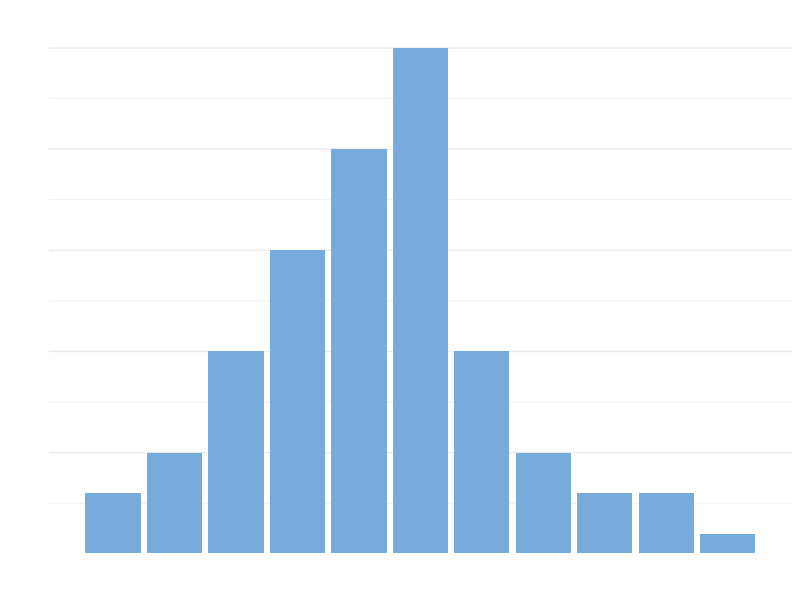
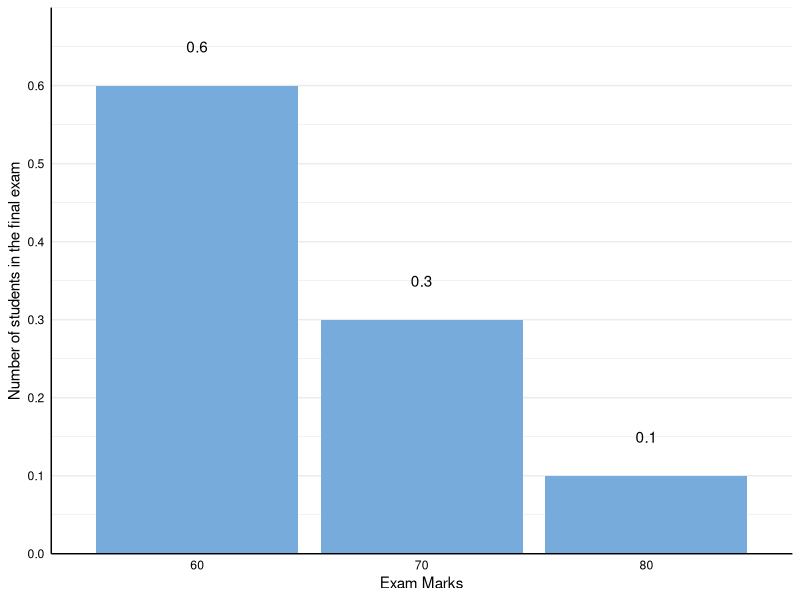
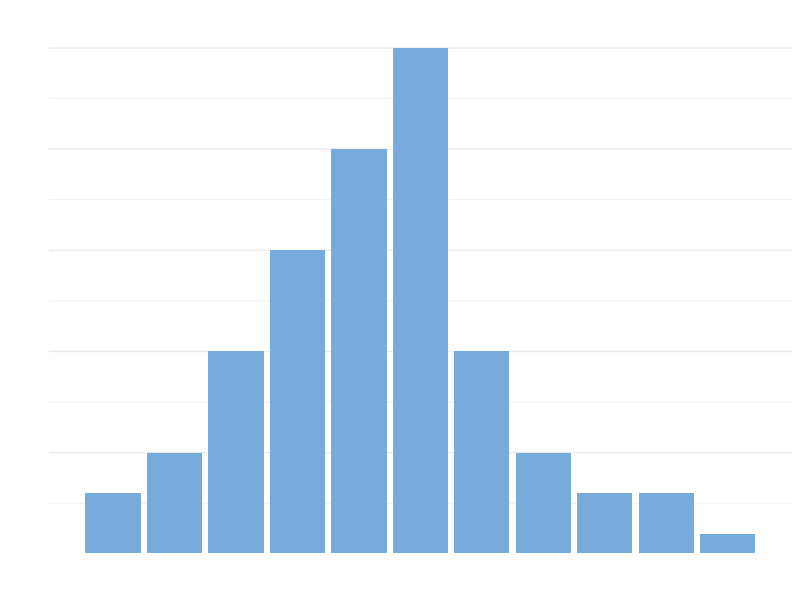
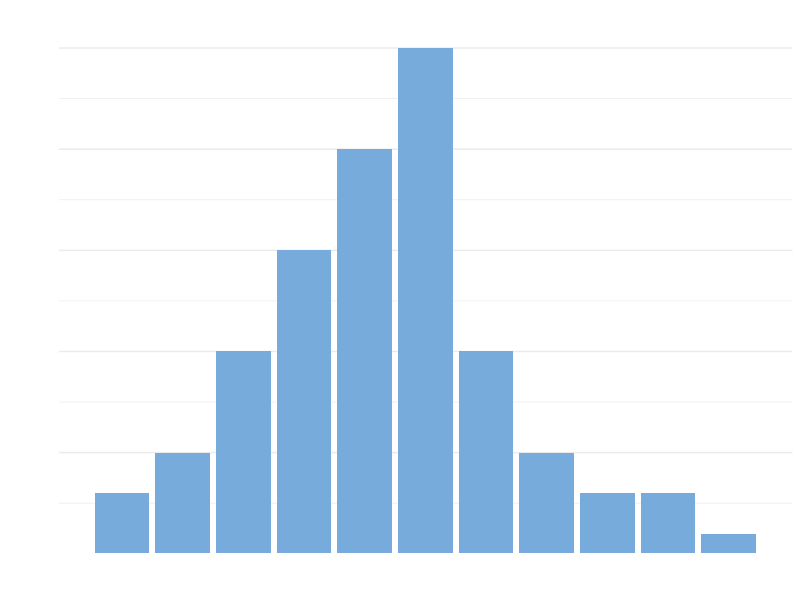
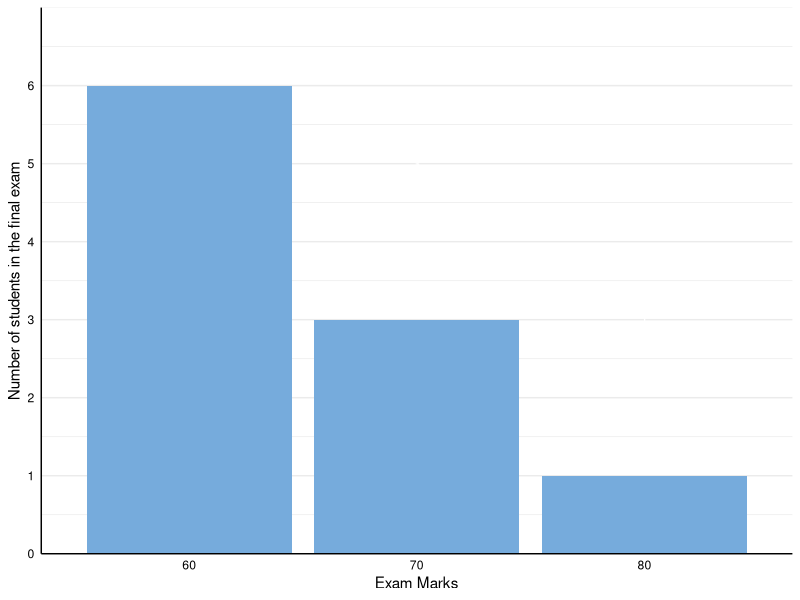
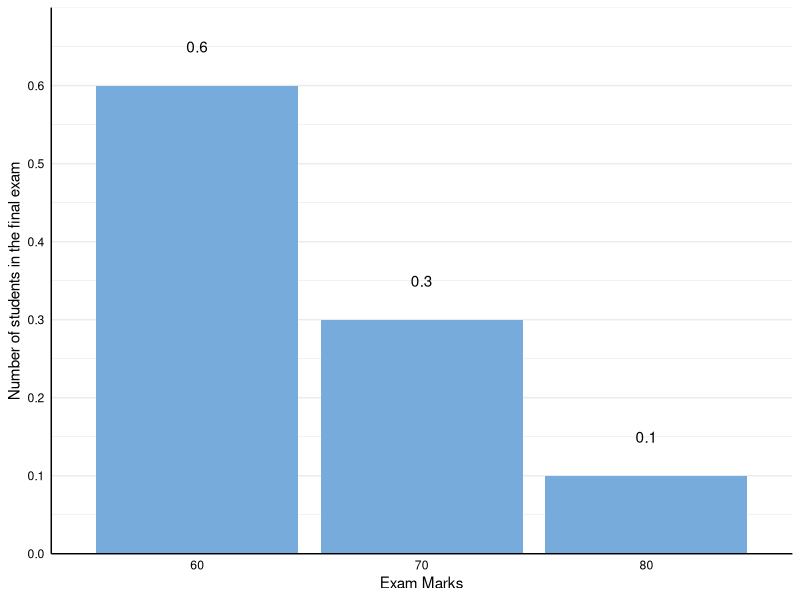

The R source for these figures, in order:
## ---- chunk 1
library(tidyverse)
## ---- chunk 2
expectation_dat <- 
  data.frame(
    x = c(0, 1, 2, 3, 4, 5, 6, 7, 8, 9, 10),
    y = c(3, 5, 10, 15, 20, 25, 10, 5, 3, 3, 1)
    ) |> 
  mutate(
    y_prop = y/sum(y),
    x_y_prop = x*y_prop)


expectation_plot_1 <- 
  ggplot() +
  geom_bar(
    data = expectation_dat, 
    mapping = aes(
      x = x,
      y = y
    ),
    stat = "identity",
    fill = "#76ABDC"
  ) +
  geom_text(
    data = expectation_dat, 
    mapping = aes(
      x = x, 
      y = y+1,
      label = y
    ),
    colour = "white"
  ) +
  scale_x_continuous(limits = c(-0.5,10.5), breaks = seq(0, 10, 1)) +
  scale_y_continuous(
    expand = c(0,0), 
    limits = c(0, 27),
    breaks = seq(0,25, 5)) +
  theme_minimal() +
  theme(
    axis.line.x = element_line(size = 0.5, colour= "white"),
    axis.line.y = element_line(size = 0.5, colour = "white"),
    panel.grid.major.x = element_line(size = 0),
    panel.grid.minor.x = element_line(size = 0),
    axis.title.x=element_text(colour="white"),
    axis.title.y=element_text(colour="white"),
    axis.text.x = element_text(colour = "white"),
    axis.text.y = element_text(colour = "white")) +
  labs(
    x = "Number of cases of theft at Sainsbury's per day",
    y = "Number of times in 100 days",
    fill = "white"
  )


expectation_plot_1
ggsave(filename = "expectation_plot_1.png", expectation_plot_1, width = 2500, scale = 1, units = "px")

expectation_plot_2 <- 
  ggplot() +
  geom_bar(
    data = expectation_dat, 
    mapping = aes(
      x = x,
      y = y_prop
    ),
    stat = "identity",
    fill = "#76ABDC"
  ) +
  geom_text(
    data = expectation_dat, 
    mapping = aes(
      x = x, 
      y = y_prop+0.01,
      label = y_prop
    ),
    colour = "white"
  ) +
  scale_x_continuous(limits = c(-0.5,10.5), breaks = seq(0, 10, 1)) +
  scale_y_continuous(
    expand = c(0,0), 
    limits = c(0, 0.27),
    breaks = seq(0,0.25, 0.05)) +
  theme_minimal() +
  theme(
    axis.line.x = element_line(size = 0.5, colour= "white"),
    axis.line.y = element_line(size = 0.5, colour = "white"),
    panel.grid.major.x = element_line(size = 0),
    panel.grid.minor.x = element_line(size = 0),
    axis.title.x=element_text(colour="white"),
    axis.title.y=element_text(colour="white"),
    axis.text.x = element_text(colour = "white"),
    axis.text.y = element_text(colour = "white")) +
  labs(
    x = "Number of cases of theft at Sainsbury's per day",
    y = "Proportion of times in 100 days",
    fill = "white"
  )

ggsave(filename = "expectation_plot_2.png", expectation_plot_2, width = 2500, scale = 1, units = "px")





expectation_dat_2 <- 
  data.frame(
    x = c(60, 70, 80),
    y = c(6, 3, 1)
    ) |> 
  mutate(y_prop = y/sum(y))


expectation_student_marks_plot_1 <- 
  ggplot() +
  geom_bar(
    data = expectation_dat_2, 
    mapping = aes(
      x = x,
      y = y
    ),
    stat = "identity",
    fill = "#76ABDC"
  ) +
  geom_text(
    data = expectation_dat_2, 
    mapping = aes(
      x = x, 
      y = y+2,
      label = y
    ),
    colour = "white"
  ) +
  scale_x_continuous(limits = c(55,85), breaks = seq(50, 80, 10)) +
  scale_y_continuous(
    expand = c(0,0), 
    limits = c(0, 7),
    breaks = seq(0,6, 1)) +
  theme_minimal() +
  theme(
    axis.line.x = element_line(size = 0.5, colour= "black"),
    axis.line.y = element_line(size = 0.5, colour = "black"),
    panel.grid.major.x = element_line(size = 0),
    panel.grid.minor.x = element_line(size = 0),
    axis.title.x=element_text(colour="black"),
    axis.title.y=element_text(colour="black"),
    axis.text.x = element_text(colour = "black"),
    axis.text.y = element_text(colour = "black")) +
  labs(
    x = "Exam Marks",
    y = "Number of students in the final exam",
    fill = "black"
  )
ggsave(filename = "expectation_student_marks_plot_1.png", expectation_student_marks_plot_1, width = 2500, scale = 1, units = "px")



expectation_student_marks_plot_2 <- 
  ggplot() +
  geom_bar(
    data = expectation_dat_2, 
    mapping = aes(
      x = x,
      y = y_prop
    ),
    stat = "identity",
    fill = "#76ABDC"
  ) +
  geom_text(
    data = expectation_dat_2, 
    mapping = aes(
      x = x, 
      y = y_prop +0.05,
      label = y_prop
    ),
    colour = "black"
  ) +
  scale_x_continuous(limits = c(55,85), breaks = seq(50, 80, 10)) +
  scale_y_continuous(
    expand = c(0,0), 
    limits = c(0, .7),
    breaks = seq(0,.6, .10)) +
  theme_minimal() +
  theme(
    axis.line.x = element_line(size = 0.5, colour= "black"),
    axis.line.y = element_line(size = 0.5, colour = "black"),
    panel.grid.major.x = element_line(size = 0),
    panel.grid.minor.x = element_line(size = 0),
    axis.title.x=element_text(colour="black"),
    axis.title.y=element_text(colour="black"),
    axis.text.x = element_text(colour = "black"),
    axis.text.y = element_text(colour = "black")) +
  labs(
    x = "Exam Marks",
    y = "Number of students in the final exam",
    fill = "black"
  )
expectation_student_marks_plot_2
ggsave(filename = "expectation_student_marks_plot_2.png", expectation_student_marks_plot_2, width = 2500, scale = 1, units = "px")
